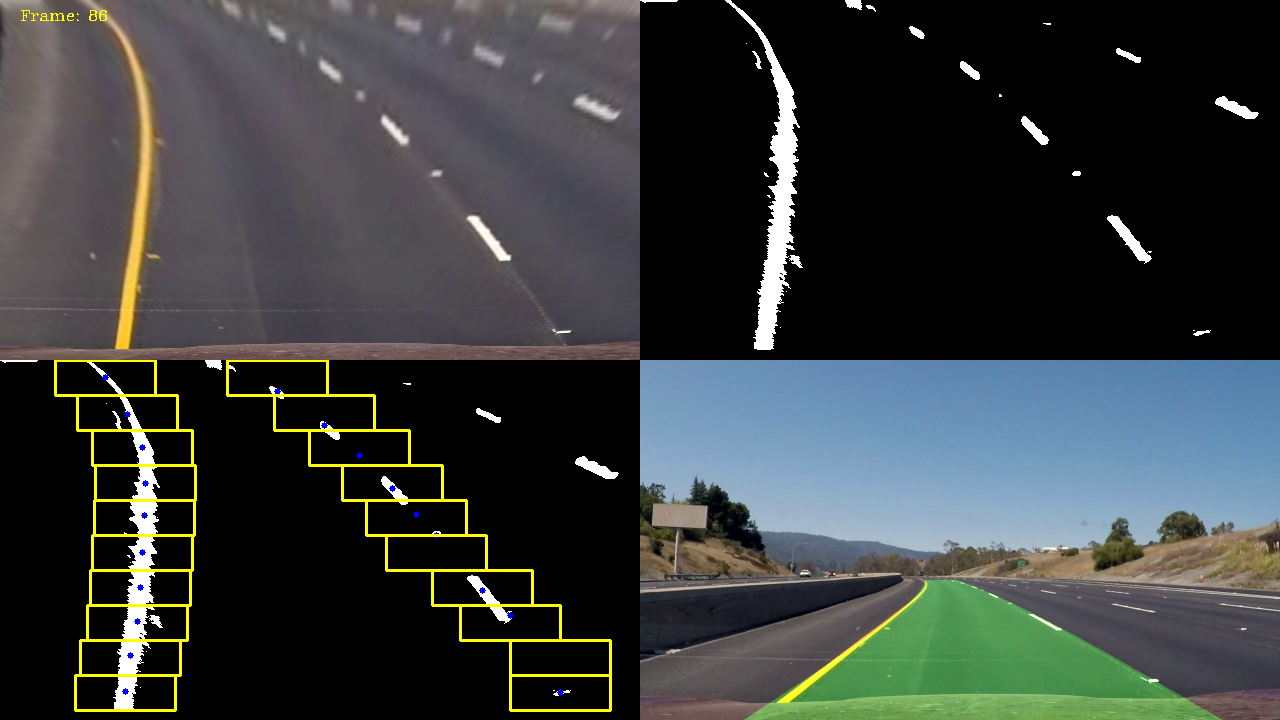
#> input picture lane_detection_curved/lane_curved.png, 1280 x 720 px
$ python -i utils.py   (imports and definitions only)
#> lines starting #> are read from the running program, lines starting #| are printed output that depends on the picture; after the words box and inside, x2 and y2 are one past the last pixel; in counts of white or black regions, pixels touching at a corner belong together
import cv2
import numpy as np

def display(warpedImg, binaryImg, binaryImg2, frame):

    displayMask = np.zeros((720,1280, 3),dtype=np.uint8)

    frame = cv2.resize(frame, (640, 360))
    binaryImg = cv2.cvtColor(binaryImg, cv2.COLOR_GRAY2BGR)


    displayMask[0:360, 0:640] = warpedImg
    displayMask[0:360, 640:] = binaryImg
    displayMask[360:, 0:640] = binaryImg2
    displayMask[360:, 640:] = frame

    return displayMask

def fitLane(lx, ly, rx, ry, img):

    try:
        if ( (len(lx)==0) or (len(ly)==0) or (len(rx)==0) or (len(ry)==0) ):
            return img

        al,bl,cl = np.polyfit(ly, lx, 2)
        ar,br,cr = np.polyfit(ry, rx, 2)

        y = np.linspace(0,719,720)

        xl = al*y*y + bl*y + cl
        xr = ar*y*y + br*y + cr

        for i in range(len(y)):
            if(i % 2 == 0):
                xi_l = (int)(xl[i])
                xi_r = (int)(xr[i])
                yi = (int)(y[i])
                cv2.circle(img, (xi_l, yi), 5, (0,255,0),-1)
                cv2.circle(img, (xi_r, yi), 5, (0,255,0),-1)
                cv2.line(img, (xi_l, yi), (xi_r, yi), (0,255,0),2)

        # fill polygon road surface
        xbl = (int)(al*359*359 + bl*359 + cl)
        xtl = (int)(al*0*0 + bl*0 + cl)

        xbr = (int)(ar*359*359 + br*359 + cr)
        xtr = (int)(ar*0*0 + br*0 + cr)

        lane_area_pts = np.array([[xbl,359],[xtl,0],[xtr,0],[xbr,359]])
        #img = cv2.fillConvexPoly(img, lane_area_pts, (0,255,0))

        return img

    except:
        return img


def findLanes(binaryImg):

    tempImg = binaryImg[300:, 0:640]
    tempImg = tempImg//255
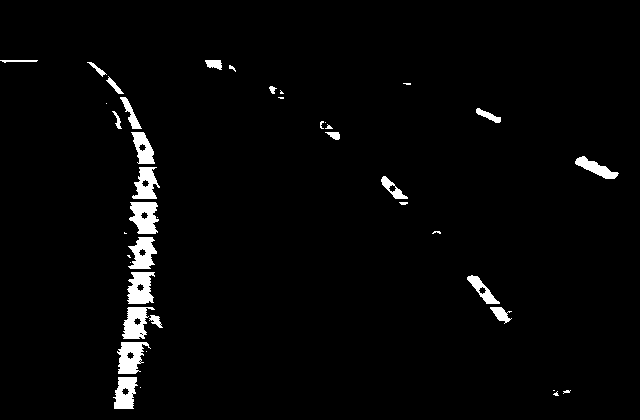
#> tempImg: shape (420, 640); values 0 (black) and 1 (white), 2.7% white; 41 white regions (16 under 20 px), largest, box (x1, y1, x2, y2) and area: (129, 202, 159, 234) 688, (117, 342, 151, 374) 675, (127, 272, 155, 304) 664
    histogram = np.sum(tempImg, axis=0).astype(np.uint8)
#> histogram = 640 values, max 199 at index 139, min 0 at index 38, mean 11.22

    midPoint = (int)(histogram.shape[0]/2)
#> midPoint = 320
    left_base = np.argmax(histogram[:midPoint])
#> left_base = 139
    right_base = np.argmax(histogram[midPoint:]) + midPoint
#> right_base = 478

    processedImg = binaryImg.copy()
    msk = processedImg.copy()
    msk = cv2.cvtColor(msk, cv2.COLOR_GRAY2BGR)

    # display overlay
    binaryImg = cv2.cvtColor(binaryImg, cv2.COLOR_GRAY2BGR)
    cv2.circle(binaryImg, (left_base, 298), 8, (0,0,255), -1)
#> binaryImg: shape (720, 1280, 3); mean B, G, R 59.3, 59.3, 59.4
    cv2.circle(binaryImg, (right_base, 298), 8, (0,0,255), -1)
#> binaryImg: shape (720, 1280, 3); mean B, G, R 59.3, 59.3, 59.4

    for i in range(640):
        binaryImg[298-histogram[i], i] = (0,255,255)
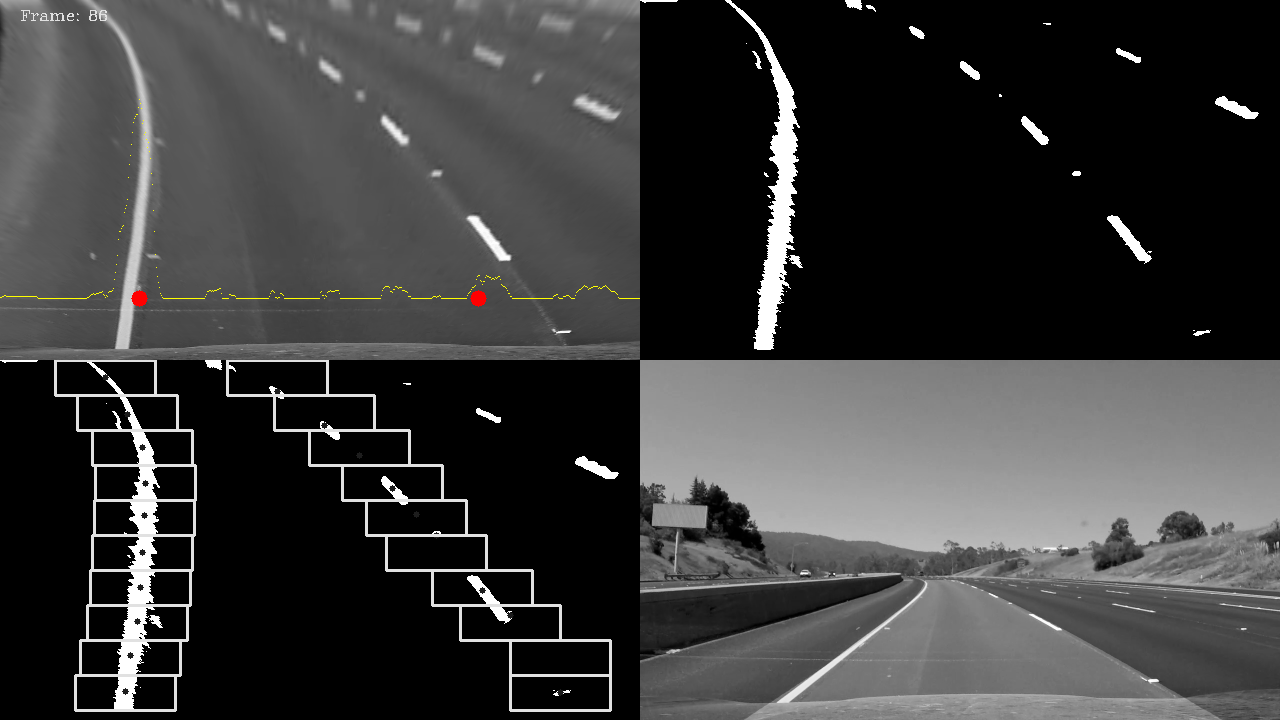
#> binaryImg: shape (720, 1280, 3); mean B, G, R 59.3, 59.4, 59.5

    #sliding window
    y = 350
    lx = []
    rx = []
    ly = []
    ry = []

    while y>0:

        # left side
        imgL = processedImg[y-35:y, left_base-50:left_base+50]
        left_M = cv2.moments(imgL)

        if left_M["m00"] != 0:
            lcx = int(left_M["m10"]/left_M["m00"])
            lcy = int(left_M["m01"]/left_M["m00"])
            cv2.circle(msk, (left_base-50 + lcx, y-35+lcy), 3, (255,0,0), -1)

            lx.append(left_base - 50 + lcx)
            ly.append(y - 35 + lcy)
            left_base = left_base-50 + lcx

        # right side
        imgR = processedImg[y-35:y, right_base-50:right_base+50]
        right_M = cv2.moments(imgR)

        if right_M["m00"] != 0:
            rcx = int(right_M["m10"]/right_M["m00"])
            rcy = int(right_M["m01"]/right_M["m00"])
            cv2.circle(msk, (right_base-50 + rcx, y-35+rcy), 3, (255,0,0), -1)

            rx.append(right_base-50 + rcx)
            ry.append(y-35+rcy)
            right_base = right_base-50 + rcx

        cv2.rectangle(msk, (left_base+50,y), (left_base-50,y-35), (0,255,255), 2)
        cv2.rectangle(msk, (right_base-50,y), (right_base+50,y-35), (0,255,255), 2)

        y -= 35
#> this loop made 10 passes
#> (lcx, lcy, left_base, rcx, rcy, right_base) on passes 1 to 10: (46, 17, 135, 49, 17, 477), (48, 16, 133, 49, 16, 476), (49, 16, 132, 52, 15, 478), (51, 16, 133, 49, 17, 477), (51, 16, 134, 48, 16, 475), (52, 16, 136, 47, 17, 472), (51, 16, 137, 48, 16, 470), (51, 16, 138, 50, 16, 470), (49, 16, 137, 50, 17, 470), (46, 16, 133, 49, 16, 469)
#> pass 1, in findLanes, `imgR = processedImg[y-35:y, right_base-50:right_base+50]`:
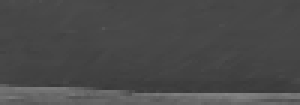
#> imgR: shape (35, 100) (shown 3 times larger); min 57, max 132, mean 74.2
#> after the loop:
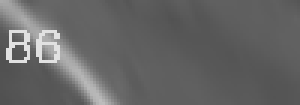
#> imgL: shape (35, 100) (shown 3 times larger); min 81, max 225, mean 102.1
#> after the loop:
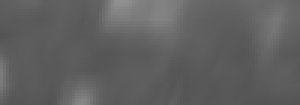
#> imgR: shape (35, 100) (shown 3 times larger); min 82, max 144, mean 96.2
#> after the loop:
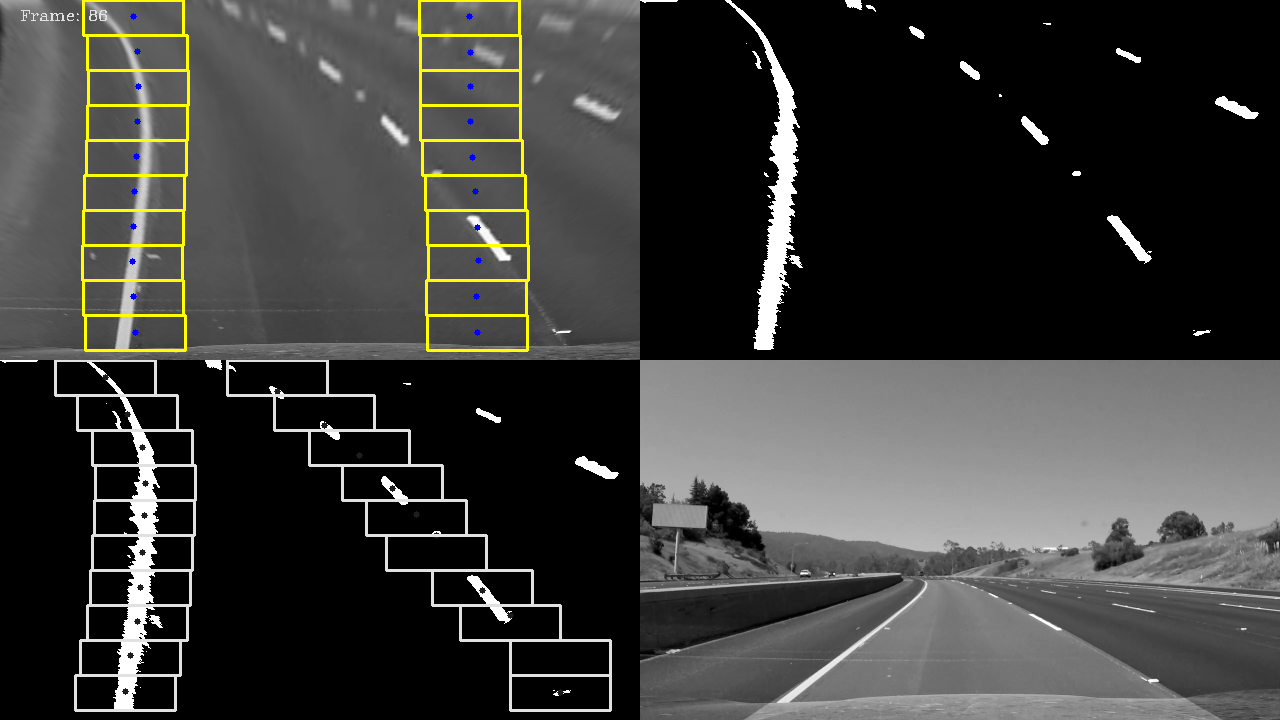
#> msk: shape (720, 1280, 3); mean B, G, R 58.4, 61.2, 61.2
#> after the loop, left_base = 133; lx = [135, 133, 132, 133, 134, 136, 137, 138, 137, 133]; ly = [332, 296, 261, 226, 191, 156, 121, 86, 51, 16]; right_base = 469; rx = [477, 476, 478, 477, 475, 472, 470, 470, 470, 469]; ry = [332, 296, 260, 227, 191, 157, 121, 86, 52, 16]; y = 0

    laneImg = np.zeros((360,640,3), dtype=np.uint8)
    laneImg = fitLane(lx, ly, rx, ry, laneImg)
#> in fitLane, `al,bl,cl = np.polyfit(ly, lx, 2)`: al = -3.58e-05; bl = 0.00314; cl = 135.7
#> in fitLane, `ar,br,cr = np.polyfit(ry, rx, 2)`: ar = -2.85e-05; br = 0.0407; cr = 467.5
#> in fitLane, `xl = al*y*y + bl*y + cl`: xl = 720 values, max 135.8 at index 44, min 119.4 at index 719, mean 130.6
#> in fitLane, `xr = ar*y*y + br*y + cr`: xr = 720 values, max 482 at index 714, min 467.5 at index 0, mean 477.2
#> the loop in fitLane, `for i in range(len(y)):` made 720 passes
#> xi_r on passes 1, 3, 5, 7, 9, 11, 13, 15, 17, 19, 21, 23: 467, 467, 467, 467, 467, 467, 467, 468, 468, 468, 468, 468
#> after the loop in fitLane, `for i in range(len(y)):`:
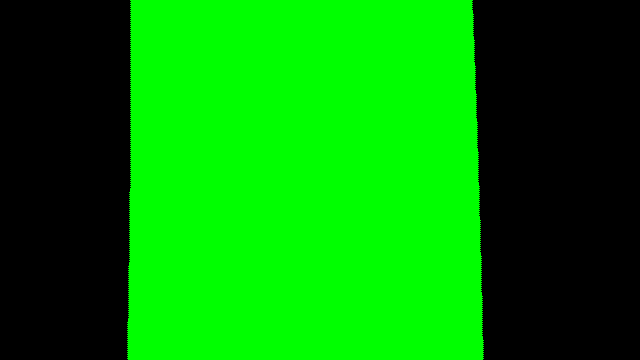
#> img: shape (360, 640, 3); mean of channels 0, 1, 2 0, 139, 0; drawn as B, G, R
#> in fitLane, `xbl = (int)(al*359*359 + bl*359 + cl)`: xbl = 132
#> in fitLane, `xtl = (int)(al*0*0 + bl*0 + cl)`: xtl = 135
#> in fitLane, `xbr = (int)(ar*359*359 + br*359 + cr)`: xbr = 478
#> in fitLane, `xtr = (int)(ar*0*0 + br*0 + cr)`: xtr = 467
#> in fitLane, `lane_area_pts = np.array([[xbl,359],[xtl,0],[xtr,0],[xbr,359]])`: lane_area_pts = [[132, 359], [135, 0], [467, 0], [478, 359]]


    return laneImg, msk

>>> import cv2
>>> picture = cv2.imread('lane_curved.png', cv2.IMREAD_GRAYSCALE)
>>> result = findLanes(picture)
